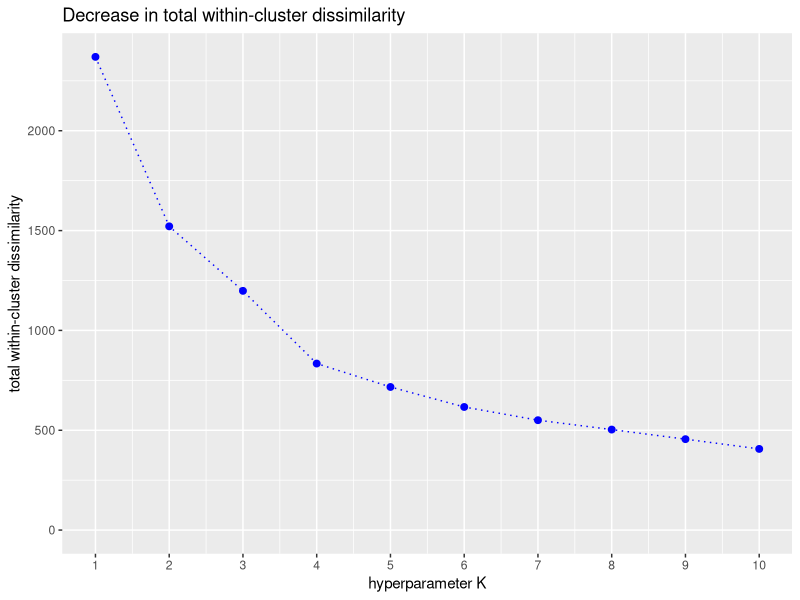
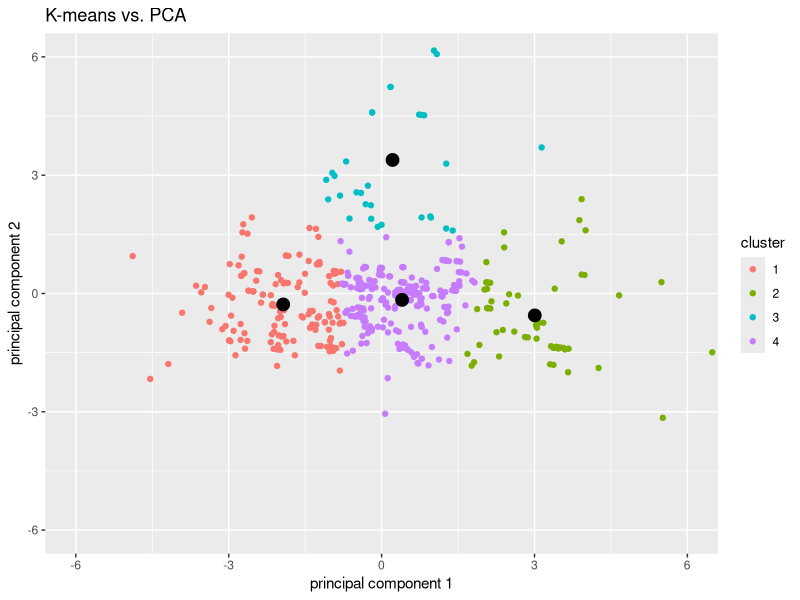
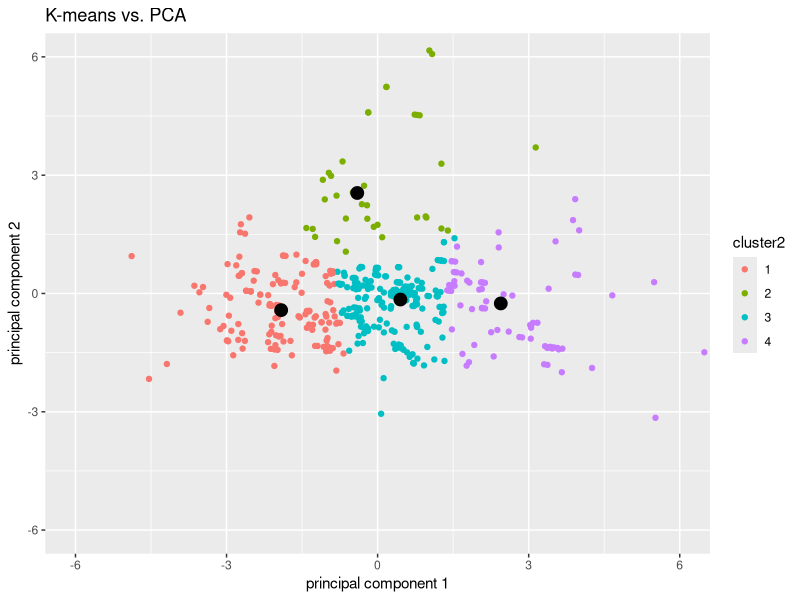

These charts were generated, in order, by the following R code:
########################################################################################
# K-means clustering implementation for our motivating data set in programming language R
########################################################################################

#Step 1: Data preprocessing and set a seed to ensure reproducibility since the 
#initial cluster centers arerandomly chosen.
####################################################################

rm(list = objects())
library(tidyverse)
library(ggplot2)

#Step 1a: Use the set.seed() function to ensure that the initial random assignment of clusters are the same
set.seed(100) # the choice of the seed is not important, one can replace 100 with any other integer.

#Step 1b: Read the SportsCars.csv data into R and name this object SC:
SC <- read.csv('SportsCars.csv', sep = ";", header = TRUE)

#Step 1c: Define a new set of variables:
SC <- SC %>% mutate(x1 = log(weight/max_power),
                    x2 = log(max_power/cubic_capacity),
                    x3 = log(max_torque),
                    x4 = log(max_engine_speed),
                    x5 = log(cubic_capacity))

#Step 1d: Create the raw design matrix X_ raw:
X_raw <- SC %>% select(x1,x2,x3,x4,x5)

#Step 1e:  Standardize the raw design matrix Xraw by column
# means and column standard deviations :
X <- apply(X_raw,2,function(x) (x - mean(x))/sd(x))

###################################################################

#Step 2: Calculate again (for completeness) the PCA and add 
#the coordinates to the original dataset.

#Step 2a: Perform PCA for dimension reduction:
SVD <- svd(X)
PCs <- X %*% SVD$v 
colnames(PCs) <- names(c(v = 1:5))

#Step 2b: Add  thec PCs to the original sports car data
SC <- cbind(SC,PCs)
####################################################################

#Step 3: Consider a maximum number of K clusters and define objects 
#for loop over k = 1, ...,K clusters
####################################################################

#Step 3a: We set the maximum number of clusters K=10 and we will perform 
#K-means clustering for the data set X.
k_m <- 10 # maximum number of clusters  (exercise: look at more and
#justify why 10 is reasonable in this case).

#Step 3b: define objects for loop over K clusters:
k_average <- colMeans(X) # average columns
Centers <- list()

#Step 3c: Record the cluster assignment for each observation:
Classifier <- matrix(1, k_m, nrow(X)) 

#Step 3d: Total Within-Cluster Dissimilarity (TWCD)
TWCD <- rep(NA,k_m)
TWCD[1] <- sum(colSums(X^2)) # if there is only one cluster (no classification)

###################################################################

#Step 4: Use the for loop and the kmeans() function in R to 
#perform K-means clustering for k= 1, ...,K.
###################################################################

#Step 4a: Use the 'kmeans' function to run the K-means algorithm for 1:k_m clusters. The #first argument of kmeans is matrix X and its second argument is the number of clusters 'cl'. 
for(cl in 2:k_m){
  if(cl == 2){
    kmeansX <- kmeans(X, cl)	# for cl = 2, the cluster centers are randomly assigned
  }
  if(cl > 2){
    
    #Step 4b: For cl > 2, the previous cluster centers plus 'k_average'
    # will be used as initial cluster centers:
    kmeansX <- kmeans(X, cluster_centers)
  }
  
  #Step 4c: Update the TWCD and record the results:
  TWCD[cl] <- sum(kmeansX$withins)  #The vector of within-cluster sum of squares
  Classifier[cl, ] <- kmeansX$cluster #A vector of integers (from 1:k) indicating the    
  #cluster to which each point is allocated.
  Centers[[cl]] <- kmeansX$centers   #A matrix of cluster centres.
  
  
  #Step 4c: Set up the initial cluster centers for the next loop
  cluster_centers <- matrix(NA, cl + 1, ncol(X))
  cluster_centers[cl + 1, ] <- k_average
  cluster_centers[1:cl, ] <- kmeansX$centers
}  
##################################################################

#Step 5: Plot the total Within Cluster Dissimilarity (TWCD) to observe how it 
#changes with respect to the total number of clusters.
###################################################################

#Step 5a: Use ggplot for the graph of TWCD vs the total number of clusters:

ggplot(data.frame(x = c(1:k_m), y = TWCD), aes(x = x, y = y)) +
  geom_point(size = 2, colour = "blue") +
  geom_line(linetype = 3, colour = "blue") +
  labs(x = "hyperparameter K", y = "total within-cluster dissimilarity",
       title ="Decrease in total within-cluster dissimilarity") +
  coord_cartesian(ylim = c(0, max(TWCD))) +
  scale_x_continuous(breaks = 1:k_m) 


#When we analyze the graph (elbow method) we can see that the graph will rapidly change from 4 to 5 creating an elbow shape. 
#Step 5b: The optimal number of clusters is 4.
cl_opt <- 4

#################################################################

#Step 6: Check the characteristics of the cl_opt<-4 clusters
#################################################################
# Step 6a: Use the function table and Classifier from Step 4 to  
#find the number of observations in each of the cl_opt<-4 clusters:
table(Classifier[cl_opt,])

#Step 6b: Use Centers from Step 4 to find the centers 
#of the cl_opt<-4 clusters:
Centers[[cl_opt]]

##################################################################

#Step 7: Create a table for summarizing the K-means clustering 
#results w.r.t. sports cars (expert judgment) for K = 4. 
###################################################################
#Step 7a: Type of cars:
SC <- SC %>% mutate(sports_type = cut(tau,breaks = c(0,17,21,100),
                                      labels = c("tau <17 ( sports car )","17 <= tau <21 ", "tau >=21 ")))

#Step 7b: Add the clusters to the sports car data set:
SC <- SC %>% mutate(cluster = factor(Classifier[cl_opt,]))

#Step 7c: Compute the number of cars per car type in each cluster:
SC %>% group_by(sports_type,cluster) %>% summarise(Count = n())

###################################################################

#Step 8: We will plot a graph to illustrate the four clusters on the first 
#two principal component axesfrom the PCA.
###################################################################
#Step 8a:  Cluster centers coordinates in first two principal components coordinates
Centers_pcs <- Centers[[cl_opt]] %*% SVD$v
colnames(Centers_pcs) <- names(c(x = 1:5)) 

#Step 8b: Use the first two columns, PCs, and show the cluster centers in black:
ggplot(SC, aes(x = v1, y = v2, colour = cluster)) + geom_point() +
  coord_cartesian(xlim = c(-6, 6),
                  ylim = c(-6, 6)) +
  labs(y = paste("principal component ", 2, sep = ""),
       x = paste("principal component ", 1, sep = ""),
       title = "K-means vs. PCA") +
  geom_point(data = data.frame(Centers_pcs),
             aes(x = x1, y = x2),
             size = 4,
             colour = "black")

########################################################################################
# K-medoids clustering implementation for our motivating data set in programming language R
########################################################################################

#Step 1: Install and load the 'cluster' package: 
library(cluster)

#Step 2: As the initial cluster centers are randomly chosen,
# a seed needs to be set to ensure reproducibility.
set.seed(100)

#Step 3: We will use cl_opt<-4 clusters 
#Note 1: Type in ?pam to have access to the online documentation 
#which describes the arguments of the pam() function.  
#Note 2: The manhattan distances are the sum of absolute differences
kmed <- pam(X, k = cl_opt, metric = "manhattan", diss = FALSE) # number of clusters

#Step 4a: Find the number of observations in each cluster:
table(kmed$clustering)

#Step 4b: Find the medoid points. 
#It is a matrix with in each row the coordinates of one medoid.

kmed$medoids

#Step 4c: Find the integer vector of indices giving 
#the medoid observation numbers
SC[kmed$id.med,]

#Step 5a: Add the cluster labels to the data 
SC <- SC %>% mutate(cluster2 = factor(kmed$clustering))

#Step 5b: Find the number of sports cars per cluster:
SC %>% group_by(sports_type,cluster2) %>% summarise(count= n())

#Step 6a: Medoids  coordinates in first  two  principal  components coordinates:
kmed_medoids_pcs <- kmed$medoids %*% SVD$v
colnames(kmed_medoids_pcs) <- names(c(x=1:5))

#Step 6b: Use the  first  two  columns , PCs , and  show  the  cluster  centers  inblack:
ggplot(SC, aes(x = v1, y = v2, colour = cluster2)) + geom_point() +
  coord_cartesian(xlim = c(-6, 6),
                  ylim = c(-6, 6)) +
  labs(y = paste("principal component ", 2, sep = ""),
       x = paste("principal component ", 1, sep = ""),
       title = "K-means vs. PCA") +
  geom_point(data = data.frame(kmed_medoids_pcs),
             aes(x = x1, y = x2),
             size = 4,
             colour = "black")

